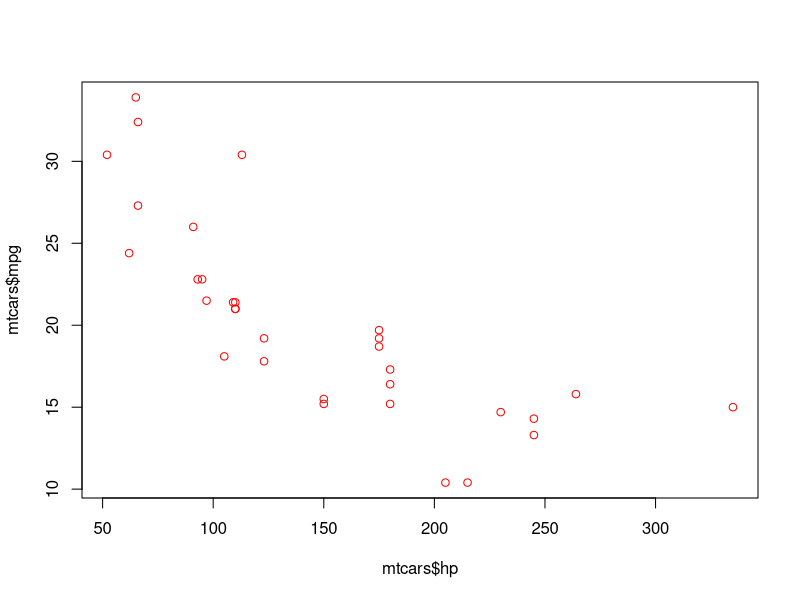
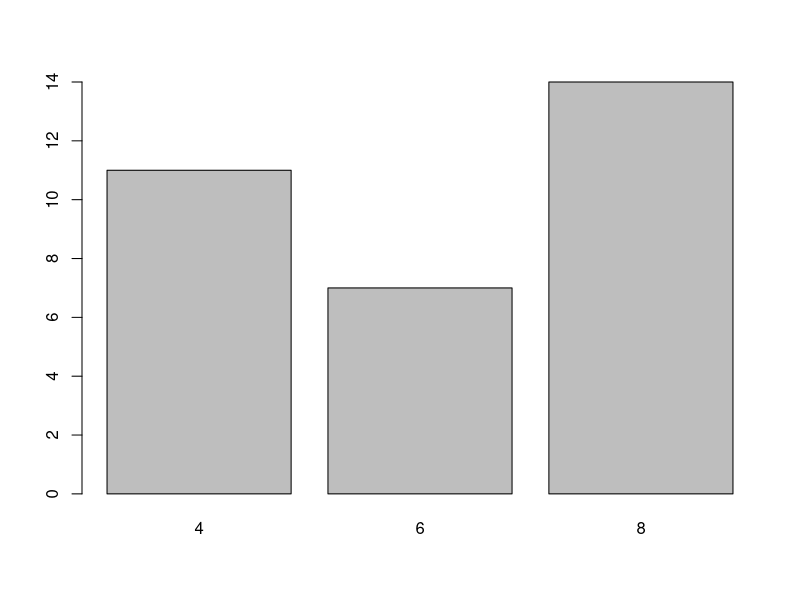
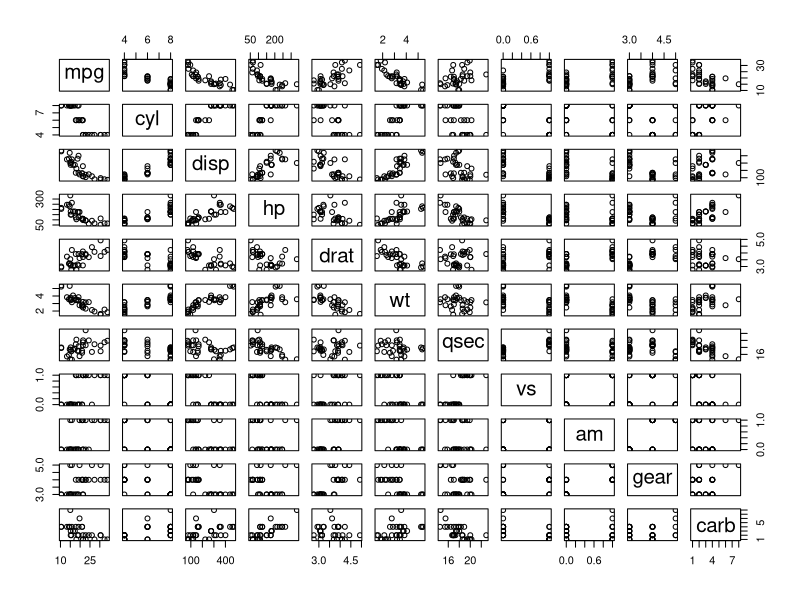

These charts were generated, in order, by the following R code:
## ---- chunk 1
#Loading
data(mtcars)
#structure of a dataset
str(mtcars)
## ---- chunk 2
summary(mtcars)
## ---- chunk 3
head(mtcars) #default shows first 6 rows
## ---- chunk 4
tail(mtcars, 3)
## ---- chunk 5
nrow(mtcars)
## ---- chunk 6
ncol(mtcars)
## ---- chunk 7
dim(mtcars)
## ---- chunk 8
table(mtcars$cyl)
## ---- chunk 9
colSums(mtcars)
## ---- chunk 10
colMeans(mtcars)
## ---- chunk 11
sum(mtcars$wt)
sum(mtcars[,6])

## ---- chunk 12
mean(mtcars$mpg)
mean(mtcars[,1])
## ---- chunk 13
cor(mtcars$hp, mtcars$mpg)
## ---- chunk 14
colnames(mtcars)
## ---- chunk 15
rownames(mtcars)
## ---- chunk 16
plot(x = mtcars$hp, y = mtcars$mpg, type = "p", col = "red")
## ---- chunk 17
barplot(table(mtcars$cyl))
## ---- chunk 18
plot(mtcars)
